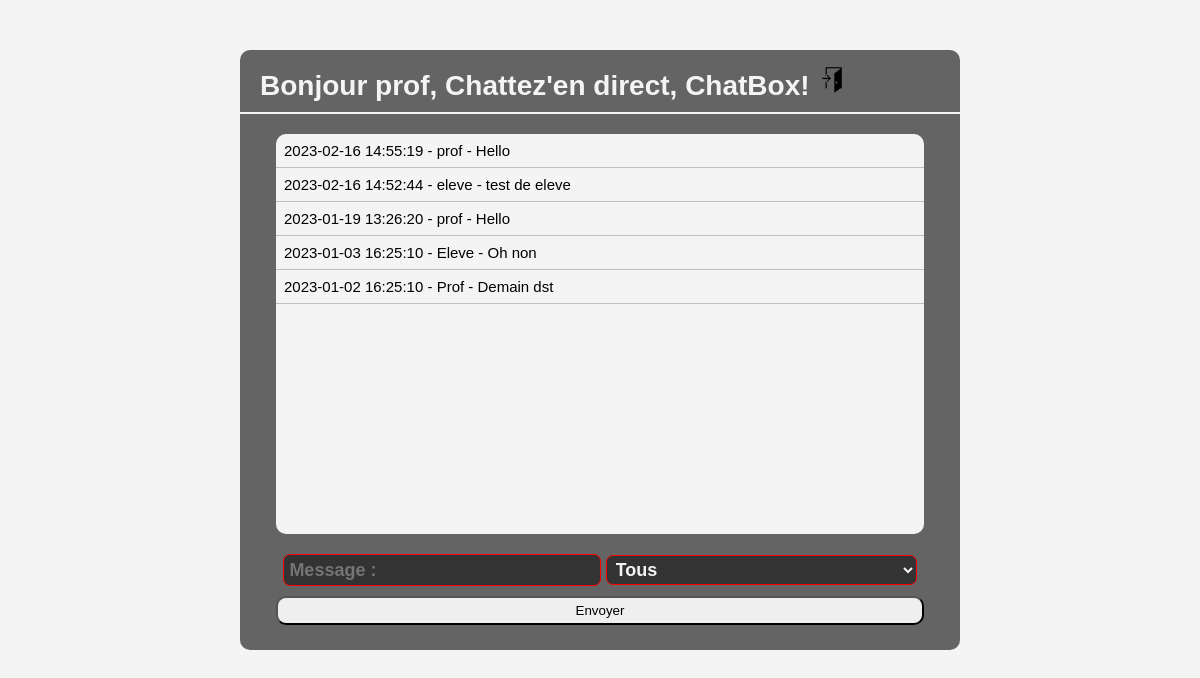
/MesProjets/Chatbox/chat.php (signed in), run on the app's committed database.
### tables this page shows
CREATE TABLE IF NOT EXISTS `messages` (
  `idm` int(11) NOT NULL AUTO_INCREMENT,
  `pseudo` varchar(50) NOT NULL,
  `message` varchar(200) NOT NULL,
  `date` datetime NOT NULL,
  `destinataire` varchar(50) NOT NULL DEFAULT 'tous',
  PRIMARY KEY (`idm`)
);

### MesProjets/Chatbox/chat.php (the view, shortened to what this page needs)
<?php
$nom = $_SESSION["nom"];
$pseudo = $_SESSION["pseudo"];
$id = mysqli_connect("localhost:3307","root","","chat");
?>
<!DOCTYPE html>
<html lang="en">
<head>
    <link rel="stylesheet" href="style.css">
</head>
<body>
    <div class="container">
        <header><h1>Bonjour <?=$nom?>, Chattez'en direct, ChatBox!
        <a href="deconnexion.php"><img src="quitter.png" width="30"></a></h1></header>
        <div class="messages">
            <ul>
                <?php
                $req = "select * from messages
                        where destinataire = '$pseudo'
                        or destinataire = 'tous'
                        order by date desc";
                $res = mysqli_query($id, $req);
                while($ligne = mysqli_fetch_assoc($res)){
                    echo "<li class='message'>".
                                            $ligne["date"]." - ".
                                            $ligne["pseudo"]." - ".
                                            $ligne["message"].
                        "</li>";
                }
                ?>
            </ul>
        </div>
        <div class="formulaire">
            <form action="" method="post">
                <input type="text" name="message" placeholder="Message : " required>
                <select name="destinataire">
                    <option value="tous"> Tous </option>
                </select>
                <input type="submit" value="Envoyer" name="bout">
            </form>
        </div>
    </div>
</body>
</html>

### MesProjets/Chatbox/style.css (style rules this page uses)
* { margin: 0; padding: 0; }
body { font-family: 'Gill Sans', 'Gill Sans MT', Calibri, 'Trebuchet MS', sans-serif; font-size: 15px; background-color: #f4f4f4; }
.container { background-color: #646464; width: 60%; margin: 50px auto; height: 600px; border-radius: 10px; }
header h1 { color: #f4f4f4; font-size: 28px; padding: 15px 0 10px 20px; border-bottom: 2px solid #f4f4f4; }
.messages { width: 90%; background-color: #f4f4f4; height: 400px; margin: 20px auto; border-radius: 10px; overflow: auto; }
.message { list-style: none; padding: 8px; border-bottom: 1px solid silver; }
.formulaire { width: 90%; text-align: center; margin: 5px auto; }
.formulaire input[type='text'], select { width: 48%; height: 30px; background-color: #333333; color: #f4f4f4; font-family: 'Lucida Sans', 'Lucida Sans Regular', 'Lucida Grande', 'Lucida Sans Unicode', Geneva, Verdana, sans-serif; border: 1px solid red; border-radius: 7px; padding-left: 5px; font-weight: bold; font-size: 18px; }
.formulaire input[type='submit'] { width: 100%; padding: 5px; margin-top: 10px; border-radius: 10px; }

### data on the page
messages: date "2023-02-16 14:55:19", pseudo "prof", message "Hello"
messages: date "2023-02-16 14:52:44", pseudo "eleve", message "test de eleve"
messages: date "2023-01-19 13:26:20", pseudo "prof", message "Hello"
messages: date "2023-01-03 16:25:10", pseudo "Eleve", message "Oh non"
messages: date "2023-01-02 16:25:10", pseudo "Prof", message "Demain dst"

### other printed values
$nom "prof"
